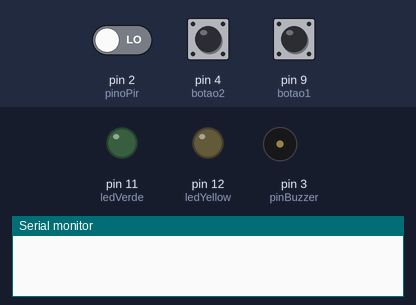
A sketch run on a simulated Arduino Uno, built with avr-gcc and run on an emulated ATmega328P. On the bench: output pins drawn as LEDs (lit = HIGH), buzzer (waves = sounding), the last lines printed to the serial monitor. Inputs (shaded band) come from the test bench; at power-on: pin 2 (pinoPir) LOW, pin 4 (botao2) LOW, pin 9 (botao1) LOW.

Above: at 1.2 s.
1.3 s: pin 2 (pinoPir) driven HIGH
At 1.7 s:
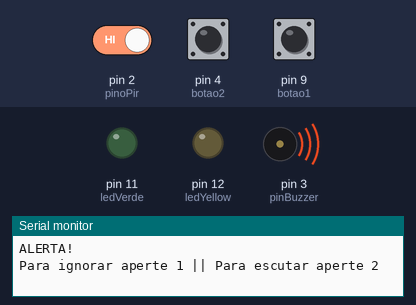
4.3 s: pin 4 (botao2) pulled HIGH for 3.2 s
At 8.5 s:
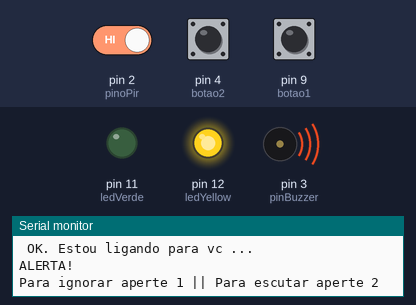
10.5 s: pin 9 (botao1) pulled HIGH for 1 s
At 14.2 s:
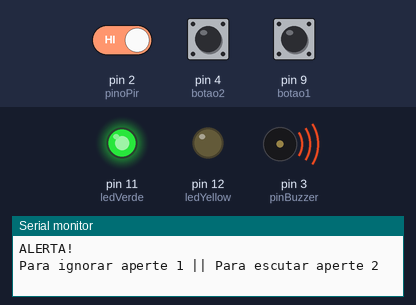
14.5 s: pin 9 (botao1) pulled HIGH for 3.2 s
At 18.2 s:
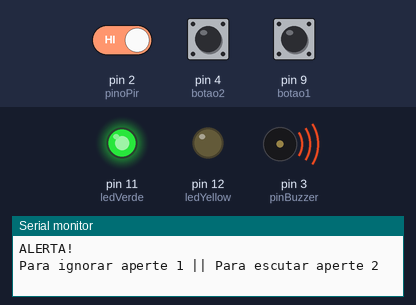
20.7 s: pin 2 (pinoPir) driven LOW
At 21.8 s:
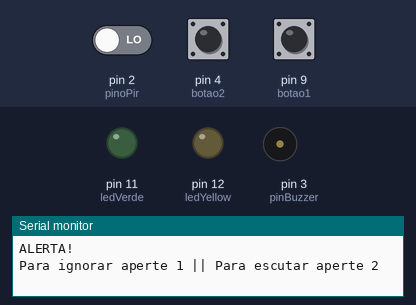
22.9 s: pin 4 (botao2) driven HIGH and pin 9 (botao1) driven HIGH
At 24.1 s:
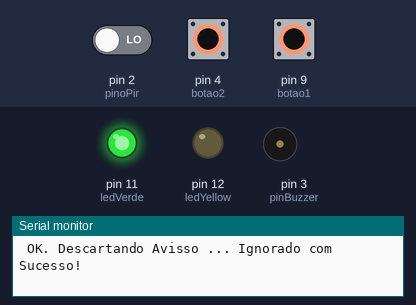
Timing chart, 0 to 25.9 s (numbered marks = the images above; inputs shaded):
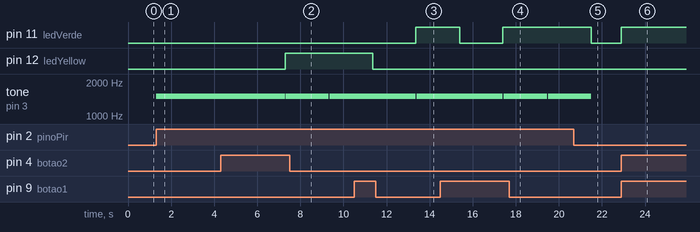

Measured:
- after the input at 1.3 s, tone on pin 3 (pinBuzzer): silent → 1500 Hz at once
- after the input at 4.3 s, pin 12 (ledYellow): LOW → HIGH after 3.0 s; tone on pin 3 (pinBuzzer): alternates 1500 Hz for 2.0 s and silent for 0.03 s, starting after 3.0 s
- after the input at 10.5 s, pin 11 (ledVerde): LOW → HIGH after 2.9 s; tone on pin 3 (pinBuzzer): 1500 Hz → silent after 2.9 s, → 1500 Hz 0.05 s later
- after the input at 14.5 s, tone on pin 3 (pinBuzzer): alternates 1500 Hz for 2.0 s and silent for 0.05 s, starting after 2.9 s
- after the input at 20.7 s, tone on pin 3 (pinBuzzer): 1500 Hz → silent after 0.80 s
- after the input at 22.9 s, pin 11 (ledVerde): LOW → HIGH at once

The sketch:

abstracao.ino
```cpp
//Declaração das constantes
const int ledVerde = 11;   //constante led refere-se ao pino digital 11.
const int ledYellow = 12; //constante led refere-se ao pino digital 12.
const int botao1 = 9; //constante botão refere-se ao pino digital 9.
const int botao2 = 4; //constante botão refere-se ao pino digital 4.
int pinoPir = 2; //constante sensor refere-se ao pino digital 2.
int pinBuzzer = 3; //constante buzzer refere-se ao pino digital 3.

String numeroUsuario = "982094131";

//Variável que conterá os estados do botão e sensor
int estadoBotao1 = 0;
int estadoBotao2 = 0;
int valorSensorPir = 0;

//Método setup, executado uma vez ao ligar o Arduino.
void setup() {
  pinMode(pinoPir, INPUT);	 //Definindo sensor 2 como de entrada.
  pinMode(ledVerde,OUTPUT);  //Definindo pino 11 como de saída.
  pinMode(ledYellow,OUTPUT); //Definindo pino 12 como de saída.
  pinMode(botao1,INPUT);	 //Definindo botão 9 como de entrada.
  pinMode(pinBuzzer,OUTPUT); //Definindo buzzer 8 como de saída.
  pinMode(botao2,INPUT); //Definindo botão 2 como de entrada.
  Serial.begin(9600); //comunicação serial
}

//Método loop, executado enquanto o Arduino estiver ligado.
void loop() {
  //Lendo os estados dos pinos, do botao, e atribuindo
  //o resultado a variável estadoBotao.
  estadoBotao1 = digitalRead(botao1);
  estadoBotao2 = digitalRead(botao2);
  valorSensorPir = digitalRead(pinoPir);

  //Verificando o estado do botão para definir se acenderá ou
  //apagará o led.
  if(valorSensorPir == HIGH)
  {
    Serial.println("ALERTA! ");
    Serial.println("Para ignorar aperte 1 || Para escutar aperte 2");
    tone(pinBuzzer,1500);//Ligando o buzzer com uma frequencia de 1500 hz.
    delay(2000);
  }
      if (estadoBotao1 == HIGH) {
        digitalWrite(ledVerde,HIGH); //Botão pressionado, acende o led.
      	Serial.println(" OK. Descartando Avisso ... Ignorado com Sucesso! " );
      }
  		else if (estadoBotao2 == HIGH) {
          digitalWrite(ledYellow,HIGH); //Botão pressionado, acende o led.
          Serial.println(" OK. Estou ligando para vc ... " );

      } else {
        digitalWrite(ledYellow,LOW);  //Botão não pressionado, apaga o led.
        digitalWrite(ledVerde,LOW);  //Botão não pressionado, apaga o led.
      }
    noTone(pinBuzzer);//Desligando o buzzer

}
```
